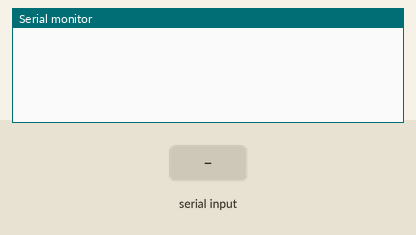
Recording of a sketch running on a simulated Arduino Uno, built with avr-gcc and run on an emulated ATmega328P. On the bench: the last lines printed to the serial monitor. The inputs (shaded band) are chosen by the test bench.

Above: at 1.2 s.
1.3 s: "90:45\n" received over Serial
At 2.2 s:
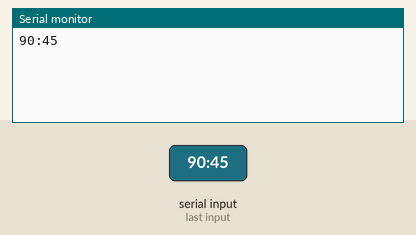
3.0 s: "5\n" received over Serial
At 3.4 s:
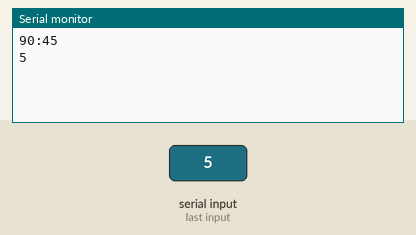
4.5 s: "1:90:45\n" received over Serial
At 5.2 s:
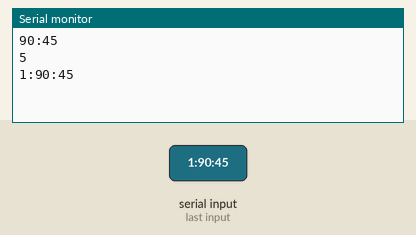

The sketch:

testSerialCommunication.ino
```cpp
// More information about serial communication can be found here:
// https://www.arduino.cc/en/Tutorial/BuiltInExamples/SerialEvent

// ----- PARAMS TO TWEAK ----- //
// baud rate of the serial port
const int _portBaud = 115200;

// ----- INTERNAL PARAMS ----- //
String _inputString = "";         // a String to hold incoming data
bool _stringComplete = false;  // whether the string is complete

void setup()
{
	// initializes the serial port
	Serial.begin(_portBaud);
}

void loop()
{
	if (_stringComplete)
	{
		// print the input string on the serial port
		Serial.println(_inputString);

		// if the input String has the following form "Position:<xCoord>;<yCoord>\n"
		// where <xCoord> and <yCoord> are float values
		// then we can retrieve xCoord, yCoord doing the following commands
		float xCoord = 0.0;
		float yCoord = 0.0;
		int headerEndIndex = _inputString.indexOf(':');
		int semiColonIndex = _inputString.indexOf(';');
		int eolIndex = _inputString.indexOf('\n');
		xCoord = (_inputString.substring(headerEndIndex+1, semiColonIndex)).toFloat();
		yCoord = (_inputString.substring(semiColonIndex+1, eolIndex)).toFloat();

		if (headerEndIndex != -1 && semiColonIndex!= -1 && eolIndex != -1)
		{
			Serial.print("(x, y) = (");
			Serial.print(xCoord); Serial.print(", "); Serial.print(yCoord);Serial.println(")");
		}

		// clears the string:
		_inputString = "";
		_stringComplete = false;
		return;
	}
}


/*
  SerialEvent occurs whenever a new data comes in the hardware serial RX. This
  routine is run between each time loop() runs, so using delay inside loop can
  delay response. Multiple bytes of data may be available.
*/
void serialEvent()
{
	while (Serial.available())
	{
		// gets the new byte:
		char inChar = (char)Serial.read();
		// adds it to the _inputString:
		_inputString += inChar;
		// if the incoming character is a newline, set a flag so the main loop can
		// does something about it:
		if (inChar == '\n')
		{
		_stringComplete = true;
		}
	}
}
```

Measured:
- after the input at 1.3 s, the serial monitor: prints a new line after 0.25 s (image 1)
- after the input at 3.0 s, the serial monitor: prints a new line after 0.08 s (image 2)
- after the input at 4.5 s, the serial monitor: prints a new line after 0.33 s (image 3)
